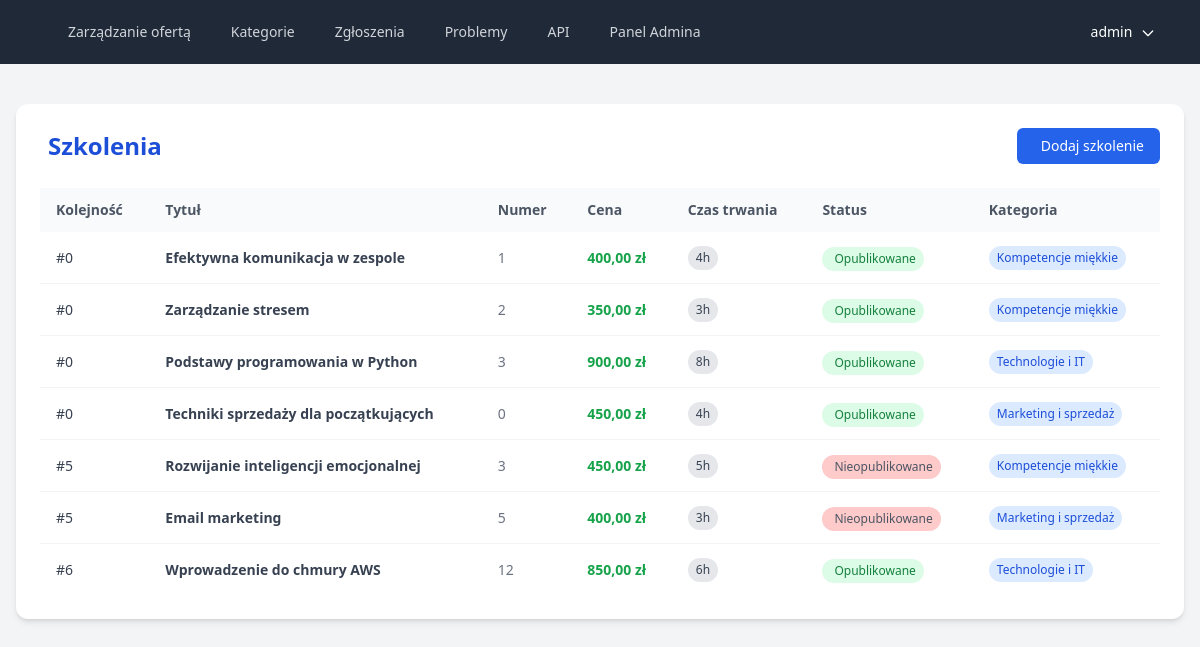
The app's page /offer-mng/course-lst (signed in) with its own data.
### offer_panel/models.py (models this page shows, shortened)
class Course(models.Model):
    category = models.ForeignKey(
        Category, on_delete=models.CASCADE, related_name="courses"
    )
    is_published = models.BooleanField(default=True)
    order = models.PositiveIntegerField(default=0)
    duration_hours = models.PositiveIntegerField()
    number = models.PositiveIntegerField()
    price = models.DecimalField(
        max_digits=10, decimal_places=2, validators=[MinValueValidator(0.01)]
    )
    title = models.CharField(max_length=255)
    description = models.TextField(blank=True)

class Category(models.Model):
    is_published = models.BooleanField(default=True)
    order = models.PositiveIntegerField(default=0)
    name = models.CharField(max_length=255)
    class Meta:
        verbose_name = "category"
        verbose_name_plural = "categories"

### offer_panel/views.py (the view)
# urls.py: path("course-lst", views.course_list, name="course_list"),
@login_required(login_url="/members/login")
def course_list(request):
    courses = Course.objects.all().order_by("order")
    return render(request, "course_list.html", {"courses": courses})

### offer_panel/templates/course_list.html (shortened to what this page needs)
{% extends "base.html" %}
{% block content %}
  <div class="max-w-7xl mx-auto px-4 py-10">
    <div class="bg-white shadow-md rounded-xl overflow-hidden">
      <div class="p-6">
        <div class="flex justify-between items-center mb-6">
          <h2 class="text-2xl font-semibold flex items-center gap-2 text-blue-700">
             Szkolenia
          </h2>
          <a href="{% url 'add_course' %}"
             class="inline-flex items-center gap-2 bg-blue-600 hover:bg-blue-700 text-white px-4 py-2 rounded-md text-sm font-medium transition">
             Dodaj szkolenie
          </a>
        </div>
        {% if courses %}
          <div class="overflow-x-auto">
            <table class="min-w-full table-auto text-sm">
              <thead class="bg-gray-50 text-gray-600 font-semibold text-left">
                <tr>
                  <th class="px-4 py-3">Kolejność</th>
                  <th class="px-4 py-3">Tytuł</th>
                  <th class="px-4 py-3">Numer</th>
                  <th class="px-4 py-3">Cena</th>
                  <th class="px-4 py-3">Czas trwania</th>
                  <th class="px-4 py-3">Status</th>
                  <th class="px-4 py-3">Kategoria</th>
                </tr>
              </thead>
              <tbody class="divide-y divide-gray-100">
                {% for course in courses %}
                  <tr class="hover:bg-gray-50 transition cursor-pointer" onclick="window.location='{% url 'edit_course' course.id %}'">
                    <td class="px-4 py-3 font-medium text-gray-700">#{{ course.order }}</td>
                    <td class="px-4 py-3 font-semibold text-gray-700">{{ course.title }}</td>
                    <td class="px-4 py-3 text-gray-500">{{ course.number }}</td>
                    <td class="px-4 py-3 font-semibold text-green-600">{{ course.price }} zł</td>
                    <td class="px-4 py-3">
                      <span class="inline-block px-2 py-1 text-xs bg-gray-200 rounded-full text-gray-700">{{ course.duration_hours }}h</span>
                    </td>
                    <td class="px-4 py-3">
                      {% if course.is_published %}
                        <span class="inline-flex items-center gap-1 px-2 py-1 text-xs bg-green-100 text-green-700 rounded-full">
                           Opublikowane
                        </span>
                      {% else %}
                        <span class="inline-flex items-center gap-1 px-2 py-1 text-xs bg-red-200 text-gray-600 rounded-full">
                           Nieopublikowane
                        </span>
                      {% endif %}
                    </td>
                    <td class="px-4 py-3">
                      <span class="inline-block px-2 py-1 text-xs bg-blue-100 text-blue-700 rounded-full">{{ course.category.name }}</span>
                    </td>
                  </tr>
                {% endfor %}
              </tbody>
            </table>
          </div>
        {% else %}
          <div class="text-center py-16 text-gray-500">
            <i class="ti ti-folder-x text-6xl mb-4"></i>
            <p class="text-lg mb-3">Nie znaleziono szkoleń</p>
          </div>
        {% endif %}
      </div>
    </div>
  </div>
{% endblock %}

### templates/navbar.html (shortened to what this page needs)
<nav class="bg-gray-800">
  <div class="mx-auto max-w-7xl px-2 sm:px-6 lg:px-8">
    <div class="relative flex h-16 items-center justify-between">
      <div class="flex flex-1 items-center justify-center sm:items-stretch sm:justify-start">
        <div class="hidden sm:ml-6 sm:block">
          <div class="flex space-x-4">
            <a href="{% url 'main_panel' %}"
               class="rounded-md px-3 py-2 text-sm font-medium {% if request.resolver_match.url_name == 'main_panel' %}bg-gray-900 text-white{% else %}text-gray-300 hover:bg-gray-700 hover:text-white{% endif %}"
               aria-current="{% if request.resolver_match.url_name == 'main_panel' %}page{% else %}false{% endif %}">Zarządzanie ofertą</a>
            <a href="{% url 'public_category_list' %}"
               class="rounded-md px-3 py-2 text-sm font-medium {% if request.resolver_match.url_name == 'public_category_list' %}bg-gray-900 text-white{% else %}text-gray-300 hover:bg-gray-700 hover:text-white{% endif %}">Kategorie</a>
            <a href="{% url 'registration_form' %}"
               class="rounded-md px-3 py-2 text-sm font-medium {% if request.resolver_match.url_name == 'registration_form' %}bg-gray-900 text-white{% else %}text-gray-300 hover:bg-gray-700 hover:text-white{% endif %}">Zgłoszenia</a>
            <a href="{% url 'issue_list' %}"
               class="rounded-md px-3 py-2 text-sm font-medium {% if request.resolver_match.url_name == 'issue_list' %}bg-gray-900 text-white{% else %}text-gray-300 hover:bg-gray-700 hover:text-white{% endif %}">Problemy</a>
            <a href="{% url 'api_documentation' %}"
               class="rounded-md px-3 py-2 text-sm font-medium {% if request.resolver_match.url_name == 'api_documentation' %}bg-gray-900 text-white{% else %}text-gray-300 hover:bg-gray-700 hover:text-white{% endif %}">API</a>
            {% if user.is_authenticated and user.is_staff %}
              <a href="/admin/"
                 class="rounded-md px-3 py-2 text-sm font-medium text-gray-300 hover:bg-gray-700 hover:text-white">Panel Admina</a>
            {% endif %}
          </div>
        </div>
      </div>
      <div class="absolute inset-y-0 right-0 flex items-center pr-2 sm:static sm:inset-auto sm:ml-6 sm:pr-0">
        {% if user.is_authenticated %}
          <div class="relative ml-3">
            <div>
              <button type="button"
                      id="user-menu-button"
                      class="relative rounded-md bg-gray-800 px-3 py-1 text-sm font-medium text-white hover:bg-gray-700 focus:ring-2 focus:ring-white focus:ring-offset-2 focus:ring-offset-gray-800 focus:outline-hidden"
                      aria-expanded="false"
                      aria-haspopup="true">
                {{ user.username }}
                <svg id="user-menu-arrow"
                     class="inline-block ml-1 w-4 h-4 text-white transition-transform duration-200"
                     fill="none"
                     stroke="currentColor"
                     stroke-width="2"
                     viewBox="0 0 24 24"
                     aria-hidden="true">
                  <path stroke-linecap="round" stroke-linejoin="round" d="M19 9l-7 7-7-7" />
                </svg>
              </button>
            </div>
          </div>
        {% endif %}
      </div>
    </div>
  </div>
</nav>

### records on screen
Course: order "0", title "Efektywna komunikacja w zespole", number "1", price "400,00", duration_hours "4", is_published "Opublikowane", category.name "Kompetencje miękkie"
Course: order "0", title "Zarządzanie stresem", number "2", price "350,00", duration_hours "3", is_published "Opublikowane", category.name "Kompetencje miękkie"
Course: order "0", title "Podstawy programowania w Python", number "3", price "900,00", duration_hours "8", is_published "Opublikowane", category.name "Technologie i IT"
Course: order "0", title "Techniki sprzedaży dla początkujących", number "0", price "450,00", duration_hours "4", is_published "Opublikowane", category.name "Marketing i sprzedaż"
Course: order "5", title "Rozwijanie inteligencji emocjonalnej", number "3", price "450,00", duration_hours "5", is_published "Nieopublikowane", category.name "Kompetencje miękkie"
Course: order "5", title "Email marketing", number "5", price "400,00", duration_hours "3", is_published "Nieopublikowane", category.name "Marketing i sprzedaż"
Course: order "6", title "Wprowadzenie do chmury AWS", number "12", price "850,00", duration_hours "6", is_published "Opublikowane", category.name "Technologie i IT"

### other values on screen
{{ user.username }} "admin"
